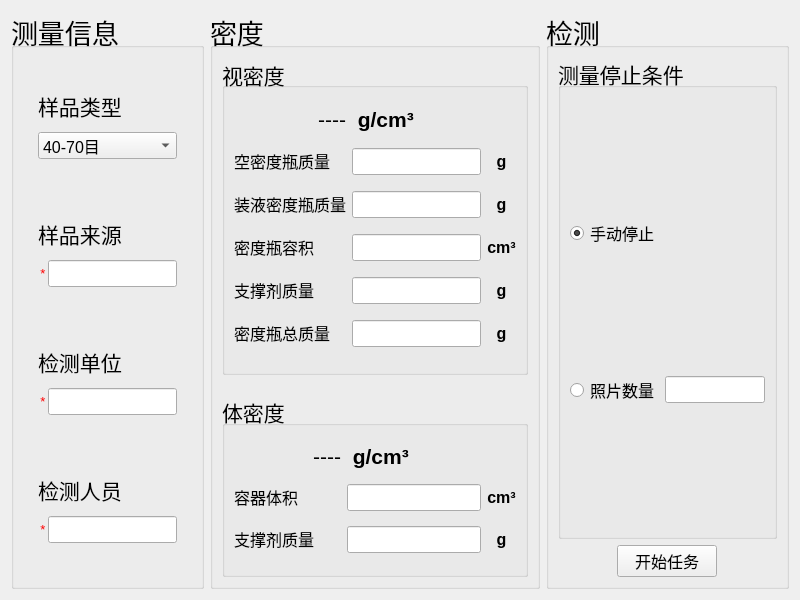
<?xml version="1.0" encoding="UTF-8"?>
<ui version="4.0">
 <class>TaskInfoForm</class>
 <widget class="QWidget" name="TaskInfoForm">
  <property name="geometry">
   <rect>
    <x>0</x>
    <y>0</y>
    <width>800</width>
    <height>600</height>
   </rect>
  </property>
  <property name="windowTitle">
   <string>Form</string>
  </property>
  <layout class="QHBoxLayout" name="horizontalLayout">
   <item>
    <widget class="QGroupBox" name="groupBox">
     <property name="font">
      <font>
       <pointsize>20</pointsize>
      </font>
     </property>
     <property name="title">
      <string>测量信息</string>
     </property>
     <layout class="QVBoxLayout" name="verticalLayout">
      <item>
       <layout class="QVBoxLayout" name="verticalLayout_3">
        <property name="spacing">
         <number>10</number>
        </property>
        <property name="leftMargin">
         <number>15</number>
        </property>
        <property name="topMargin">
         <number>20</number>
        </property>
        <property name="rightMargin">
         <number>15</number>
        </property>
        <property name="bottomMargin">
         <number>20</number>
        </property>
        <item>
         <widget class="QLabel" name="label">
          <property name="sizePolicy">
           <sizepolicy hsizetype="Preferred" vsizetype="Fixed">
            <horstretch>0</horstretch>
            <verstretch>0</verstretch>
           </sizepolicy>
          </property>
          <property name="font">
           <font>
            <pointsize>16</pointsize>
           </font>
          </property>
          <property name="text">
           <string>样品类型</string>
          </property>
         </widget>
        </item>
        <item>
         <widget class="QComboBox" name="type_combox">
          <property name="font">
           <font>
            <pointsize>12</pointsize>
           </font>
          </property>
          <property name="editable">
           <bool>false</bool>
          </property>
          <item>
           <property name="text">
            <string>40-70目</string>
           </property>
          </item>
         </widget>
        </item>
       </layout>
      </item>
      <item>
       <layout class="QVBoxLayout" name="verticalLayout_5">
        <property name="spacing">
         <number>10</number>
        </property>
        <property name="leftMargin">
         <number>15</number>
        </property>
        <property name="topMargin">
         <number>20</number>
        </property>
        <property name="rightMargin">
         <number>15</number>
        </property>
        <property name="bottomMargin">
         <number>20</number>
        </property>
        <item>
         <widget class="QLabel" name="label_2">
          <property name="sizePolicy">
           <sizepolicy hsizetype="Preferred" vsizetype="Fixed">
            <horstretch>0</horstretch>
            <verstretch>0</verstretch>
           </sizepolicy>
          </property>
          <property name="font">
           <font>
            <pointsize>16</pointsize>
           </font>
          </property>
          <property name="text">
           <string>样品来源</string>
          </property>
         </widget>
        </item>
        <item>
         <layout class="QHBoxLayout" name="horizontalLayout_3">
          <property name="spacing">
           <number>0</number>
          </property>
          <item>
           <widget class="QLabel" name="label_5">
            <property name="sizePolicy">
             <sizepolicy hsizetype="Fixed" vsizetype="Fixed">
              <horstretch>0</horstretch>
              <verstretch>0</verstretch>
             </sizepolicy>
            </property>
            <property name="minimumSize">
             <size>
              <width>10</width>
              <height>0</height>
             </size>
            </property>
            <property name="font">
             <font>
              <pointsize>10</pointsize>
             </font>
            </property>
            <property name="styleSheet">
             <string notr="true">color: rgb(255, 0, 0);</string>
            </property>
            <property name="text">
             <string>*</string>
            </property>
            <property name="textFormat">
             <enum>Qt::PlainText</enum>
            </property>
            <property name="alignment">
             <set>Qt::AlignBottom|Qt::AlignHCenter</set>
            </property>
           </widget>
          </item>
          <item>
           <widget class="QLineEdit" name="from_edit">
            <property name="font">
             <font>
              <pointsize>12</pointsize>
             </font>
            </property>
            <property name="maxLength">
             <number>20</number>
            </property>
           </widget>
          </item>
         </layout>
        </item>
       </layout>
      </item>
      <item>
       <layout class="QVBoxLayout" name="verticalLayout_6">
        <property name="spacing">
         <number>10</number>
        </property>
        <property name="leftMargin">
         <number>15</number>
        </property>
        <property name="topMargin">
         <number>20</number>
        </property>
        <property name="rightMargin">
         <number>15</number>
        </property>
        <property name="bottomMargin">
         <number>20</number>
        </property>
        <item>
         <widget class="QLabel" name="label_3">
          <property name="sizePolicy">
           <sizepolicy hsizetype="Preferred" vsizetype="Fixed">
            <horstretch>0</horstretch>
            <verstretch>0</verstretch>
           </sizepolicy>
          </property>
          <property name="font">
           <font>
            <pointsize>16</pointsize>
           </font>
          </property>
          <property name="text">
           <string>检测单位</string>
          </property>
         </widget>
        </item>
        <item>
         <layout class="QHBoxLayout" name="horizontalLayout_4">
          <property name="spacing">
           <number>0</number>
          </property>
          <item>
           <widget class="QLabel" name="label_15">
            <property name="sizePolicy">
             <sizepolicy hsizetype="Fixed" vsizetype="Fixed">
              <horstretch>0</horstretch>
              <verstretch>0</verstretch>
             </sizepolicy>
            </property>
            <property name="minimumSize">
             <size>
              <width>10</width>
              <height>0</height>
             </size>
            </property>
            <property name="font">
             <font>
              <pointsize>10</pointsize>
             </font>
            </property>
            <property name="styleSheet">
             <string notr="true">color: rgb(255, 0, 0);</string>
            </property>
            <property name="text">
             <string>*</string>
            </property>
            <property name="textFormat">
             <enum>Qt::PlainText</enum>
            </property>
            <property name="alignment">
             <set>Qt::AlignBottom|Qt::AlignHCenter</set>
            </property>
           </widget>
          </item>
          <item>
           <widget class="QLineEdit" name="unit_edit">
            <property name="font">
             <font>
              <pointsize>12</pointsize>
             </font>
            </property>
            <property name="maxLength">
             <number>20</number>
            </property>
           </widget>
          </item>
         </layout>
        </item>
       </layout>
      </item>
      <item>
       <layout class="QVBoxLayout" name="verticalLayout_7">
        <property name="spacing">
         <number>10</number>
        </property>
        <property name="leftMargin">
         <number>15</number>
        </property>
        <property name="topMargin">
         <number>20</number>
        </property>
        <property name="rightMargin">
         <number>15</number>
        </property>
        <property name="bottomMargin">
         <number>20</number>
        </property>
        <item>
         <widget class="QLabel" name="label_4">
          <property name="sizePolicy">
           <sizepolicy hsizetype="Preferred" vsizetype="Fixed">
            <horstretch>0</horstretch>
            <verstretch>0</verstretch>
           </sizepolicy>
          </property>
          <property name="font">
           <font>
            <pointsize>16</pointsize>
           </font>
          </property>
          <property name="text">
           <string>检测人员</string>
          </property>
         </widget>
        </item>
        <item>
         <layout class="QHBoxLayout" name="horizontalLayout_5">
          <property name="spacing">
           <number>0</number>
          </property>
          <item>
           <widget class="QLabel" name="label_23">
            <property name="sizePolicy">
             <sizepolicy hsizetype="Fixed" vsizetype="Fixed">
              <horstretch>0</horstretch>
              <verstretch>0</verstretch>
             </sizepolicy>
            </property>
            <property name="minimumSize">
             <size>
              <width>10</width>
              <height>0</height>
             </size>
            </property>
            <property name="font">
             <font>
              <pointsize>10</pointsize>
             </font>
            </property>
            <property name="styleSheet">
             <string notr="true">color: rgb(255, 0, 0);</string>
            </property>
            <property name="text">
             <string>*</string>
            </property>
            <property name="textFormat">
             <enum>Qt::PlainText</enum>
            </property>
            <property name="alignment">
             <set>Qt::AlignBottom|Qt::AlignHCenter</set>
            </property>
           </widget>
          </item>
          <item>
           <widget class="QLineEdit" name="person_edit">
            <property name="font">
             <font>
              <pointsize>12</pointsize>
             </font>
            </property>
            <property name="maxLength">
             <number>5</number>
            </property>
           </widget>
          </item>
         </layout>
        </item>
       </layout>
      </item>
     </layout>
    </widget>
   </item>
   <item>
    <widget class="QGroupBox" name="groupBox_2">
     <property name="font">
      <font>
       <pointsize>20</pointsize>
      </font>
     </property>
     <property name="title">
      <string>密度</string>
     </property>
     <layout class="QVBoxLayout" name="verticalLayout_2" stretch="7,4">
      <property name="spacing">
       <number>20</number>
      </property>
      <item>
       <widget class="QGroupBox" name="groupBox_4">
        <property name="enabled">
         <bool>true</bool>
        </property>
        <property name="font">
         <font>
          <pointsize>16</pointsize>
         </font>
        </property>
        <property name="title">
         <string>视密度</string>
        </property>
        <property name="alignment">
         <set>Qt::AlignLeading|Qt::AlignLeft|Qt::AlignVCenter</set>
        </property>
        <property name="flat">
         <bool>false</bool>
        </property>
        <layout class="QGridLayout" name="gridLayout" rowstretch="2,0,0,0,0,0">
         <item row="4" column="2">
          <widget class="QLabel" name="label_18">
           <property name="font">
            <font>
             <pointsize>12</pointsize>
             <bold>true</bold>
            </font>
           </property>
           <property name="text">
            <string>g</string>
           </property>
           <property name="alignment">
            <set>Qt::AlignCenter</set>
           </property>
          </widget>
         </item>
         <item row="2" column="2">
          <widget class="QLabel" name="label_17">
           <property name="font">
            <font>
             <pointsize>12</pointsize>
             <bold>true</bold>
            </font>
           </property>
           <property name="text">
            <string>g</string>
           </property>
           <property name="alignment">
            <set>Qt::AlignCenter</set>
           </property>
          </widget>
         </item>
         <item row="4" column="0">
          <widget class="QLabel" name="label_10">
           <property name="sizePolicy">
            <sizepolicy hsizetype="Preferred" vsizetype="Fixed">
             <horstretch>0</horstretch>
             <verstretch>0</verstretch>
            </sizepolicy>
           </property>
           <property name="font">
            <font>
             <pointsize>12</pointsize>
            </font>
           </property>
           <property name="text">
            <string>支撑剂质量</string>
           </property>
           <property name="alignment">
            <set>Qt::AlignBottom|Qt::AlignLeading|Qt::AlignLeft</set>
           </property>
          </widget>
         </item>
         <item row="0" column="0">
          <widget class="QLabel" name="apparentres">
           <property name="sizePolicy">
            <sizepolicy hsizetype="Preferred" vsizetype="Fixed">
             <horstretch>0</horstretch>
             <verstretch>0</verstretch>
            </sizepolicy>
           </property>
           <property name="text">
            <string>----</string>
           </property>
           <property name="alignment">
            <set>Qt::AlignRight|Qt::AlignTrailing|Qt::AlignVCenter</set>
           </property>
          </widget>
         </item>
         <item row="1" column="0">
          <widget class="QLabel" name="label_8">
           <property name="sizePolicy">
            <sizepolicy hsizetype="Preferred" vsizetype="Fixed">
             <horstretch>0</horstretch>
             <verstretch>0</verstretch>
            </sizepolicy>
           </property>
           <property name="font">
            <font>
             <pointsize>12</pointsize>
            </font>
           </property>
           <property name="text">
            <string>空密度瓶质量</string>
           </property>
           <property name="alignment">
            <set>Qt::AlignBottom|Qt::AlignLeading|Qt::AlignLeft</set>
           </property>
          </widget>
         </item>
         <item row="0" column="1">
          <widget class="QLabel" name="label_14">
           <property name="sizePolicy">
            <sizepolicy hsizetype="Preferred" vsizetype="Fixed">
             <horstretch>0</horstretch>
             <verstretch>0</verstretch>
            </sizepolicy>
           </property>
           <property name="font">
            <font>
             <pointsize>16</pointsize>
             <bold>true</bold>
            </font>
           </property>
           <property name="text">
            <string> g/cm³</string>
           </property>
          </widget>
         </item>
         <item row="4" column="1">
          <widget class="QLineEdit" name="lineEdit_m3">
           <property name="font">
            <font>
             <pointsize>12</pointsize>
            </font>
           </property>
          </widget>
         </item>
         <item row="2" column="1">
          <widget class="QLineEdit" name="lineEdit_m2">
           <property name="font">
            <font>
             <pointsize>12</pointsize>
            </font>
           </property>
          </widget>
         </item>
         <item row="1" column="1">
          <widget class="QLineEdit" name="lineEdit_m1">
           <property name="font">
            <font>
             <pointsize>12</pointsize>
            </font>
           </property>
          </widget>
         </item>
         <item row="2" column="0">
          <widget class="QLabel" name="label_7">
           <property name="sizePolicy">
            <sizepolicy hsizetype="Preferred" vsizetype="Fixed">
             <horstretch>0</horstretch>
             <verstretch>0</verstretch>
            </sizepolicy>
           </property>
           <property name="font">
            <font>
             <pointsize>12</pointsize>
            </font>
           </property>
           <property name="text">
            <string>装液密度瓶质量</string>
           </property>
           <property name="alignment">
            <set>Qt::AlignBottom|Qt::AlignLeading|Qt::AlignLeft</set>
           </property>
          </widget>
         </item>
         <item row="1" column="2">
          <widget class="QLabel" name="label_6">
           <property name="font">
            <font>
             <pointsize>12</pointsize>
             <bold>true</bold>
            </font>
           </property>
           <property name="text">
            <string>g</string>
           </property>
           <property name="alignment">
            <set>Qt::AlignCenter</set>
           </property>
          </widget>
         </item>
         <item row="5" column="1">
          <widget class="QLineEdit" name="lineEdit_m4">
           <property name="font">
            <font>
             <pointsize>12</pointsize>
            </font>
           </property>
          </widget>
         </item>
         <item row="3" column="0">
          <widget class="QLabel" name="label_9">
           <property name="sizePolicy">
            <sizepolicy hsizetype="Preferred" vsizetype="Fixed">
             <horstretch>0</horstretch>
             <verstretch>0</verstretch>
            </sizepolicy>
           </property>
           <property name="font">
            <font>
             <pointsize>12</pointsize>
            </font>
           </property>
           <property name="text">
            <string>密度瓶容积</string>
           </property>
           <property name="alignment">
            <set>Qt::AlignBottom|Qt::AlignLeading|Qt::AlignLeft</set>
           </property>
          </widget>
         </item>
         <item row="3" column="1">
          <widget class="QLineEdit" name="lineEdit_v1">
           <property name="font">
            <font>
             <pointsize>12</pointsize>
            </font>
           </property>
          </widget>
         </item>
         <item row="5" column="0">
          <widget class="QLabel" name="label_13">
           <property name="sizePolicy">
            <sizepolicy hsizetype="Preferred" vsizetype="Fixed">
             <horstretch>0</horstretch>
             <verstretch>0</verstretch>
            </sizepolicy>
           </property>
           <property name="font">
            <font>
             <pointsize>12</pointsize>
            </font>
           </property>
           <property name="text">
            <string>密度瓶总质量</string>
           </property>
           <property name="alignment">
            <set>Qt::AlignBottom|Qt::AlignLeading|Qt::AlignLeft</set>
           </property>
          </widget>
         </item>
         <item row="3" column="2">
          <widget class="QLabel" name="label_20">
           <property name="font">
            <font>
             <pointsize>12</pointsize>
             <bold>true</bold>
            </font>
           </property>
           <property name="text">
            <string>cm³</string>
           </property>
           <property name="alignment">
            <set>Qt::AlignCenter</set>
           </property>
          </widget>
         </item>
         <item row="5" column="2">
          <widget class="QLabel" name="label_21">
           <property name="font">
            <font>
             <pointsize>12</pointsize>
             <bold>true</bold>
            </font>
           </property>
           <property name="text">
            <string>g</string>
           </property>
           <property name="alignment">
            <set>Qt::AlignCenter</set>
           </property>
          </widget>
         </item>
        </layout>
       </widget>
      </item>
      <item>
       <widget class="QGroupBox" name="groupBox_5">
        <property name="font">
         <font>
          <pointsize>16</pointsize>
         </font>
        </property>
        <property name="title">
         <string>体密度</string>
        </property>
        <layout class="QGridLayout" name="gridLayout_2" rowstretch="3,1,1">
         <item row="2" column="0">
          <widget class="QLabel" name="label_12">
           <property name="sizePolicy">
            <sizepolicy hsizetype="Preferred" vsizetype="Fixed">
             <horstretch>0</horstretch>
             <verstretch>0</verstretch>
            </sizepolicy>
           </property>
           <property name="font">
            <font>
             <pointsize>12</pointsize>
            </font>
           </property>
           <property name="text">
            <string>支撑剂质量      </string>
           </property>
           <property name="alignment">
            <set>Qt::AlignBottom|Qt::AlignLeading|Qt::AlignLeft</set>
           </property>
          </widget>
         </item>
         <item row="1" column="0">
          <widget class="QLabel" name="label_11">
           <property name="sizePolicy">
            <sizepolicy hsizetype="Preferred" vsizetype="Fixed">
             <horstretch>0</horstretch>
             <verstretch>0</verstretch>
            </sizepolicy>
           </property>
           <property name="font">
            <font>
             <pointsize>12</pointsize>
            </font>
           </property>
           <property name="text">
            <string>容器体积</string>
           </property>
           <property name="alignment">
            <set>Qt::AlignBottom|Qt::AlignLeading|Qt::AlignLeft</set>
           </property>
          </widget>
         </item>
         <item row="2" column="1">
          <widget class="QLineEdit" name="lineEdit_bm">
           <property name="font">
            <font>
             <pointsize>12</pointsize>
            </font>
           </property>
          </widget>
         </item>
         <item row="1" column="1">
          <widget class="QLineEdit" name="lineEdit_bv">
           <property name="font">
            <font>
             <pointsize>12</pointsize>
            </font>
           </property>
          </widget>
         </item>
         <item row="0" column="0">
          <widget class="QLabel" name="bulkres">
           <property name="sizePolicy">
            <sizepolicy hsizetype="Preferred" vsizetype="Fixed">
             <horstretch>0</horstretch>
             <verstretch>0</verstretch>
            </sizepolicy>
           </property>
           <property name="text">
            <string>----</string>
           </property>
           <property name="alignment">
            <set>Qt::AlignRight|Qt::AlignTrailing|Qt::AlignVCenter</set>
           </property>
          </widget>
         </item>
         <item row="0" column="1">
          <widget class="QLabel" name="label_16">
           <property name="sizePolicy">
            <sizepolicy hsizetype="Preferred" vsizetype="Fixed">
             <horstretch>0</horstretch>
             <verstretch>0</verstretch>
            </sizepolicy>
           </property>
           <property name="font">
            <font>
             <pointsize>16</pointsize>
             <bold>true</bold>
            </font>
           </property>
           <property name="text">
            <string> g/cm³</string>
           </property>
          </widget>
         </item>
         <item row="2" column="2">
          <widget class="QLabel" name="label_19">
           <property name="font">
            <font>
             <pointsize>12</pointsize>
             <bold>true</bold>
            </font>
           </property>
           <property name="text">
            <string>g</string>
           </property>
           <property name="alignment">
            <set>Qt::AlignCenter</set>
           </property>
          </widget>
         </item>
         <item row="1" column="2">
          <widget class="QLabel" name="label_22">
           <property name="font">
            <font>
             <pointsize>12</pointsize>
             <bold>true</bold>
            </font>
           </property>
           <property name="text">
            <string>cm³</string>
           </property>
           <property name="alignment">
            <set>Qt::AlignCenter</set>
           </property>
          </widget>
         </item>
        </layout>
       </widget>
      </item>
     </layout>
    </widget>
   </item>
   <item>
    <widget class="QGroupBox" name="groupBox_3">
     <property name="font">
      <font>
       <pointsize>20</pointsize>
      </font>
     </property>
     <property name="title">
      <string>检测</string>
     </property>
     <layout class="QVBoxLayout" name="verticalLayout_4">
      <item>
       <widget class="QGroupBox" name="groupBox_6">
        <property name="sizePolicy">
         <sizepolicy hsizetype="Preferred" vsizetype="Preferred">
          <horstretch>0</horstretch>
          <verstretch>0</verstretch>
         </sizepolicy>
        </property>
        <property name="font">
         <font>
          <pointsize>16</pointsize>
         </font>
        </property>
        <property name="title">
         <string>测量停止条件</string>
        </property>
        <layout class="QGridLayout" name="gridLayout_3">
         <item row="0" column="0">
          <widget class="QRadioButton" name="radioButton">
           <property name="font">
            <font>
             <pointsize>12</pointsize>
            </font>
           </property>
           <property name="text">
            <string>手动停止</string>
           </property>
           <property name="checked">
            <bool>true</bool>
           </property>
          </widget>
         </item>
         <item row="1" column="0">
          <widget class="QRadioButton" name="radioButton_2">
           <property name="font">
            <font>
             <pointsize>12</pointsize>
            </font>
           </property>
           <property name="text">
            <string>照片数量</string>
           </property>
          </widget>
         </item>
         <item row="1" column="1">
          <widget class="QLineEdit" name="lineEdit">
           <property name="sizePolicy">
            <sizepolicy hsizetype="Fixed" vsizetype="Fixed">
             <horstretch>0</horstretch>
             <verstretch>0</verstretch>
            </sizepolicy>
           </property>
           <property name="maximumSize">
            <size>
             <width>100</width>
             <height>16777215</height>
            </size>
           </property>
           <property name="font">
            <font>
             <pointsize>12</pointsize>
            </font>
           </property>
          </widget>
         </item>
        </layout>
       </widget>
      </item>
      <item>
       <layout class="QHBoxLayout" name="horizontalLayout_2">
        <item>
         <widget class="QPushButton" name="pushButton">
          <property name="sizePolicy">
           <sizepolicy hsizetype="Fixed" vsizetype="Fixed">
            <horstretch>0</horstretch>
            <verstretch>0</verstretch>
           </sizepolicy>
          </property>
          <property name="maximumSize">
           <size>
            <width>100</width>
            <height>16777215</height>
           </size>
          </property>
          <property name="font">
           <font>
            <pointsize>12</pointsize>
           </font>
          </property>
          <property name="text">
           <string>开始任务</string>
          </property>
         </widget>
        </item>
       </layout>
      </item>
     </layout>
    </widget>
   </item>
  </layout>
 </widget>
 <resources/>
 <connections/>
</ui>
